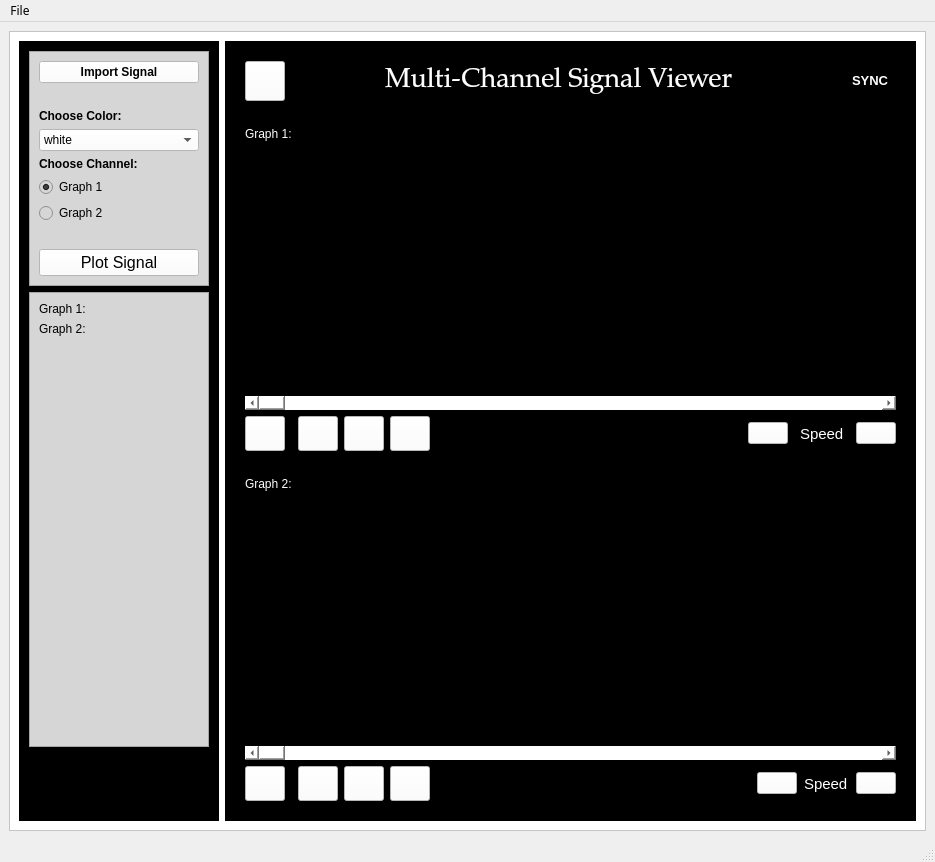
<?xml version="1.0" encoding="UTF-8"?>
<ui version="4.0">
 <class>MainWindow</class>
 <widget class="QMainWindow" name="MainWindow">
  <property name="geometry">
   <rect>
    <x>0</x>
    <y>0</y>
    <width>935</width>
    <height>862</height>
   </rect>
  </property>
  <property name="font">
   <font>
    <family>Mudir MT</family>
   </font>
  </property>
  <property name="windowTitle">
   <string>MainWindow</string>
  </property>
  <widget class="QWidget" name="centralwidget">
   <property name="sizePolicy">
    <sizepolicy hsizetype="Maximum" vsizetype="Maximum">
     <horstretch>0</horstretch>
     <verstretch>0</verstretch>
    </sizepolicy>
   </property>
   <layout class="QGridLayout" name="gridLayout">
    <item row="0" column="0">
     <widget class="QFrame" name="frame">
      <property name="styleSheet">
       <string notr="true">background-color: rgb(255, 255, 255);</string>
      </property>
      <property name="frameShape">
       <enum>QFrame::StyledPanel</enum>
      </property>
      <property name="frameShadow">
       <enum>QFrame::Raised</enum>
      </property>
      <layout class="QHBoxLayout" name="horizontalLayout">
       <item>
        <widget class="QFrame" name="files_frame">
         <property name="minimumSize">
          <size>
           <width>200</width>
           <height>0</height>
          </size>
         </property>
         <property name="maximumSize">
          <size>
           <width>200</width>
           <height>16777215</height>
          </size>
         </property>
         <property name="styleSheet">
          <string notr="true">background-color: rgb(0, 0, 74);
background-color: rgb(0, 0, 0);</string>
         </property>
         <property name="frameShape">
          <enum>QFrame::StyledPanel</enum>
         </property>
         <property name="frameShadow">
          <enum>QFrame::Raised</enum>
         </property>
         <layout class="QGridLayout" name="gridLayout_3">
          <item row="2" column="0" colspan="2">
           <widget class="QFrame" name="importFrame">
            <property name="sizePolicy">
             <sizepolicy hsizetype="Preferred" vsizetype="Fixed">
              <horstretch>0</horstretch>
              <verstretch>0</verstretch>
             </sizepolicy>
            </property>
            <property name="font">
             <font>
              <pointsize>11</pointsize>
             </font>
            </property>
            <property name="styleSheet">
             <string notr="true">background-color: rgb(214, 214, 214);</string>
            </property>
            <property name="frameShape">
             <enum>QFrame::StyledPanel</enum>
            </property>
            <property name="frameShadow">
             <enum>QFrame::Sunken</enum>
            </property>
            <layout class="QGridLayout" name="gridLayout_4">
             <item row="2" column="0" colspan="2">
              <widget class="QLabel" name="label_9">
               <property name="font">
                <font>
                 <pointsize>9</pointsize>
                 <weight>75</weight>
                 <bold>true</bold>
                </font>
               </property>
               <property name="text">
                <string>Choose Color:</string>
               </property>
              </widget>
             </item>
             <item row="9" column="0" colspan="2">
              <widget class="QPushButton" name="plotsignalButton">
               <property name="font">
                <font>
                 <pointsize>12</pointsize>
                 <weight>50</weight>
                 <bold>false</bold>
                </font>
               </property>
               <property name="styleSheet">
                <string notr="true">background-color: rgb(255, 255, 255);</string>
               </property>
               <property name="text">
                <string>Plot Signal</string>
               </property>
              </widget>
             </item>
             <item row="3" column="0" colspan="2">
              <widget class="QComboBox" name="comboBox_color">
               <property name="sizePolicy">
                <sizepolicy hsizetype="Expanding" vsizetype="Fixed">
                 <horstretch>0</horstretch>
                 <verstretch>0</verstretch>
                </sizepolicy>
               </property>
               <property name="font">
                <font>
                 <pointsize>9</pointsize>
                </font>
               </property>
               <property name="styleSheet">
                <string notr="true">background-color: rgb(255, 255, 255);
border-color: rgb(255, 255, 255);</string>
               </property>
               <property name="currentText">
                <string>white</string>
               </property>
               <property name="currentIndex">
                <number>0</number>
               </property>
               <item>
                <property name="text">
                 <string>white</string>
                </property>
               </item>
               <item>
                <property name="text">
                 <string>blue</string>
                </property>
               </item>
               <item>
                <property name="text">
                 <string>red</string>
                </property>
               </item>
               <item>
                <property name="text">
                 <string>yellow</string>
                </property>
               </item>
               <item>
                <property name="text">
                 <string>green</string>
                </property>
               </item>
               <item>
                <property name="text">
                 <string>purple</string>
                </property>
               </item>
              </widget>
             </item>
             <item row="5" column="0" colspan="2">
              <widget class="QLabel" name="label_10">
               <property name="font">
                <font>
                 <pointsize>9</pointsize>
                 <weight>75</weight>
                 <bold>true</bold>
                </font>
               </property>
               <property name="text">
                <string>Choose Channel:</string>
               </property>
              </widget>
             </item>
             <item row="0" column="0" colspan="2">
              <widget class="QPushButton" name="uploadButton">
               <property name="font">
                <font>
                 <pointsize>9</pointsize>
                 <weight>75</weight>
                 <bold>true</bold>
                </font>
               </property>
               <property name="styleSheet">
                <string notr="true">background-color: rgb(255, 255, 255);</string>
               </property>
               <property name="text">
                <string>Import Signal</string>
               </property>
               <property name="icon">
                <iconset resource="icons.qrc">
                 <normaloff>:/icons/folder.png</normaloff>:/icons/folder.png</iconset>
               </property>
               <property name="iconSize">
                <size>
                 <width>25</width>
                 <height>25</height>
                </size>
               </property>
              </widget>
             </item>
             <item row="6" column="0">
              <widget class="QRadioButton" name="radioButton1">
               <property name="font">
                <font>
                 <pointsize>9</pointsize>
                </font>
               </property>
               <property name="styleSheet">
                <string notr="true">
color: rgb(0, 0, 0);</string>
               </property>
               <property name="text">
                <string>Graph 1</string>
               </property>
               <property name="checked">
                <bool>true</bool>
               </property>
              </widget>
             </item>
             <item row="8" column="0" colspan="2">
              <spacer name="verticalSpacer">
               <property name="orientation">
                <enum>Qt::Vertical</enum>
               </property>
               <property name="sizeType">
                <enum>QSizePolicy::Fixed</enum>
               </property>
               <property name="sizeHint" stdset="0">
                <size>
                 <width>20</width>
                 <height>20</height>
                </size>
               </property>
              </spacer>
             </item>
             <item row="1" column="0" colspan="2">
              <widget class="QLabel" name="label_ImportedFileName">
               <property name="styleSheet">
                <string notr="true">color: rgb(0, 95, 184);</string>
               </property>
               <property name="text">
                <string/>
               </property>
              </widget>
             </item>
             <item row="7" column="0">
              <widget class="QRadioButton" name="radioButton2">
               <property name="font">
                <font>
                 <pointsize>9</pointsize>
                </font>
               </property>
               <property name="styleSheet">
                <string notr="true">color: rgb(0, 0, 0);</string>
               </property>
               <property name="text">
                <string>Graph 2</string>
               </property>
              </widget>
             </item>
            </layout>
           </widget>
          </item>
          <item row="3" column="0" colspan="2" alignment="Qt::AlignTop">
           <widget class="QFrame" name="ChannelFrame">
            <property name="sizePolicy">
             <sizepolicy hsizetype="Preferred" vsizetype="MinimumExpanding">
              <horstretch>0</horstretch>
              <verstretch>0</verstretch>
             </sizepolicy>
            </property>
            <property name="minimumSize">
             <size>
              <width>0</width>
              <height>455</height>
             </size>
            </property>
            <property name="styleSheet">
             <string notr="true">background-color: rgb(214, 214, 214);</string>
            </property>
            <property name="frameShape">
             <enum>QFrame::StyledPanel</enum>
            </property>
            <property name="frameShadow">
             <enum>QFrame::Raised</enum>
            </property>
            <layout class="QVBoxLayout" name="verticalLayout_2">
             <item alignment="Qt::AlignTop">
              <widget class="QLabel" name="label_5">
               <property name="font">
                <font>
                 <pointsize>9</pointsize>
                </font>
               </property>
               <property name="text">
                <string>Graph 1:</string>
               </property>
              </widget>
             </item>
             <item>
              <layout class="QVBoxLayout" name="layout1"/>
             </item>
             <item alignment="Qt::AlignTop">
              <widget class="QLabel" name="label_7">
               <property name="font">
                <font>
                 <pointsize>9</pointsize>
                </font>
               </property>
               <property name="text">
                <string>Graph 2:</string>
               </property>
              </widget>
             </item>
             <item>
              <layout class="QVBoxLayout" name="layout2"/>
             </item>
             <item>
              <spacer name="verticalSpacer_3">
               <property name="orientation">
                <enum>Qt::Vertical</enum>
               </property>
               <property name="sizeHint" stdset="0">
                <size>
                 <width>20</width>
                 <height>40</height>
                </size>
               </property>
              </spacer>
             </item>
            </layout>
           </widget>
          </item>
         </layout>
        </widget>
       </item>
       <item>
        <widget class="QFrame" name="Graphs_collector">
         <property name="styleSheet">
          <string notr="true">background-color: rgb(0, 0, 74);
background-color: rgb(0, 0, 0);</string>
         </property>
         <property name="frameShape">
          <enum>QFrame::StyledPanel</enum>
         </property>
         <property name="frameShadow">
          <enum>QFrame::Raised</enum>
         </property>
         <layout class="QGridLayout" name="gridLayout_2">
          <item row="3" column="0" colspan="6">
           <widget class="QFrame" name="Graph1">
            <property name="minimumSize">
             <size>
              <width>0</width>
              <height>200</height>
             </size>
            </property>
            <property name="styleSheet">
             <string notr="true">background-color:rgb(0, 0, 74);
background-color: rgb(0, 0, 0);</string>
            </property>
            <property name="frameShape">
             <enum>QFrame::StyledPanel</enum>
            </property>
            <property name="frameShadow">
             <enum>QFrame::Raised</enum>
            </property>
            <layout class="QGridLayout" name="gridLayout_5">
             <item row="0" column="0">
              <widget class="QLabel" name="label_8">
               <property name="styleSheet">
                <string notr="true">color: rgb(255, 255, 255);</string>
               </property>
               <property name="text">
                <string>Graph 1:</string>
               </property>
              </widget>
             </item>
             <item row="1" column="0" colspan="12">
              <widget class="PlotWidget" name="graphicsView"/>
             </item>
             <item row="3" column="3">
              <widget class="QPushButton" name="ZoomOutButton1">
               <property name="sizePolicy">
                <sizepolicy hsizetype="Fixed" vsizetype="Fixed">
                 <horstretch>0</horstretch>
                 <verstretch>0</verstretch>
                </sizepolicy>
               </property>
               <property name="minimumSize">
                <size>
                 <width>35</width>
                 <height>35</height>
                </size>
               </property>
               <property name="styleSheet">
                <string notr="true">background-color: rgb(255, 255, 255);</string>
               </property>
               <property name="text">
                <string/>
               </property>
               <property name="icon">
                <iconset resource="icons.qrc">
                 <normaloff>:/icons/magnifying-glass.png</normaloff>:/icons/magnifying-glass.png</iconset>
               </property>
               <property name="iconSize">
                <size>
                 <width>20</width>
                 <height>20</height>
                </size>
               </property>
              </widget>
             </item>
             <item row="3" column="1">
              <widget class="QPushButton" name="rewindButton1">
               <property name="sizePolicy">
                <sizepolicy hsizetype="Fixed" vsizetype="Fixed">
                 <horstretch>0</horstretch>
                 <verstretch>0</verstretch>
                </sizepolicy>
               </property>
               <property name="minimumSize">
                <size>
                 <width>35</width>
                 <height>35</height>
                </size>
               </property>
               <property name="font">
                <font>
                 <weight>75</weight>
                 <bold>true</bold>
                </font>
               </property>
               <property name="styleSheet">
                <string notr="true">
background-color: rgb(255, 255, 255);</string>
               </property>
               <property name="text">
                <string/>
               </property>
               <property name="icon">
                <iconset resource="icons.qrc">
                 <normaloff>:/icons/rewind.png</normaloff>:/icons/rewind.png</iconset>
               </property>
               <property name="iconSize">
                <size>
                 <width>20</width>
                 <height>20</height>
                </size>
               </property>
              </widget>
             </item>
             <item row="3" column="0">
              <widget class="QPushButton" name="PlayButton1">
               <property name="sizePolicy">
                <sizepolicy hsizetype="Fixed" vsizetype="Fixed">
                 <horstretch>0</horstretch>
                 <verstretch>0</verstretch>
                </sizepolicy>
               </property>
               <property name="minimumSize">
                <size>
                 <width>35</width>
                 <height>35</height>
                </size>
               </property>
               <property name="font">
                <font>
                 <weight>75</weight>
                 <bold>true</bold>
                </font>
               </property>
               <property name="styleSheet">
                <string notr="true">background-color: rgb(255, 255, 255);</string>
               </property>
               <property name="text">
                <string/>
               </property>
               <property name="icon">
                <iconset resource="icons.qrc">
                 <normaloff>:/icons/button.png</normaloff>:/icons/button.png</iconset>
               </property>
               <property name="iconSize">
                <size>
                 <width>20</width>
                 <height>20</height>
                </size>
               </property>
              </widget>
             </item>
             <item row="3" column="11">
              <widget class="QPushButton" name="speedUp1">
               <property name="sizePolicy">
                <sizepolicy hsizetype="Fixed" vsizetype="Fixed">
                 <horstretch>0</horstretch>
                 <verstretch>0</verstretch>
                </sizepolicy>
               </property>
               <property name="minimumSize">
                <size>
                 <width>40</width>
                 <height>0</height>
                </size>
               </property>
               <property name="styleSheet">
                <string notr="true">background-color: rgb(255, 255, 255);</string>
               </property>
               <property name="text">
                <string/>
               </property>
               <property name="icon">
                <iconset resource="icons.qrc">
                 <normaloff>:/icons/fast-forward.png</normaloff>:/icons/fast-forward.png</iconset>
               </property>
              </widget>
             </item>
             <item row="3" column="9">
              <widget class="QPushButton" name="speedDown1">
               <property name="sizePolicy">
                <sizepolicy hsizetype="Fixed" vsizetype="Fixed">
                 <horstretch>40</horstretch>
                 <verstretch>0</verstretch>
                </sizepolicy>
               </property>
               <property name="minimumSize">
                <size>
                 <width>40</width>
                 <height>0</height>
                </size>
               </property>
               <property name="styleSheet">
                <string notr="true">background-color: rgb(255, 255, 255);</string>
               </property>
               <property name="text">
                <string/>
               </property>
               <property name="icon">
                <iconset resource="icons.qrc">
                 <normaloff>:/icons/fast-backward.png</normaloff>:/icons/fast-backward.png</iconset>
               </property>
              </widget>
             </item>
             <item row="3" column="2">
              <widget class="QPushButton" name="ZoomInButton1">
               <property name="sizePolicy">
                <sizepolicy hsizetype="Fixed" vsizetype="Fixed">
                 <horstretch>0</horstretch>
                 <verstretch>0</verstretch>
                </sizepolicy>
               </property>
               <property name="minimumSize">
                <size>
                 <width>35</width>
                 <height>35</height>
                </size>
               </property>
               <property name="styleSheet">
                <string notr="true">background-color: rgb(255, 255, 255);</string>
               </property>
               <property name="text">
                <string/>
               </property>
               <property name="icon">
                <iconset resource="icons.qrc">
                 <normaloff>:/icons/zoom-in.png</normaloff>:/icons/zoom-in.png</iconset>
               </property>
               <property name="iconSize">
                <size>
                 <width>20</width>
                 <height>20</height>
                </size>
               </property>
              </widget>
             </item>
             <item row="3" column="4" colspan="5">
              <spacer name="horizontalSpacer">
               <property name="orientation">
                <enum>Qt::Horizontal</enum>
               </property>
               <property name="sizeHint" stdset="0">
                <size>
                 <width>40</width>
                 <height>20</height>
                </size>
               </property>
              </spacer>
             </item>
             <item row="3" column="10" alignment="Qt::AlignHCenter">
              <widget class="QLabel" name="label">
               <property name="font">
                <font>
                 <pointsize>11</pointsize>
                </font>
               </property>
               <property name="styleSheet">
                <string notr="true">color: rgb(255, 255, 255);</string>
               </property>
               <property name="text">
                <string>Speed</string>
               </property>
              </widget>
             </item>
             <item row="2" column="0" colspan="12">
              <widget class="QScrollBar" name="horizontalScrollBar">
               <property name="styleSheet">
                <string notr="true">background-color: rgb(255, 255, 255);</string>
               </property>
               <property name="maximum">
                <number>10000</number>
               </property>
               <property name="orientation">
                <enum>Qt::Horizontal</enum>
               </property>
              </widget>
             </item>
            </layout>
           </widget>
          </item>
          <item row="0" column="0" colspan="6">
           <widget class="QFrame" name="frame_4">
            <property name="sizePolicy">
             <sizepolicy hsizetype="Expanding" vsizetype="Minimum">
              <horstretch>0</horstretch>
              <verstretch>0</verstretch>
             </sizepolicy>
            </property>
            <property name="minimumSize">
             <size>
              <width>0</width>
              <height>10</height>
             </size>
            </property>
            <property name="frameShape">
             <enum>QFrame::StyledPanel</enum>
            </property>
            <property name="frameShadow">
             <enum>QFrame::Raised</enum>
            </property>
            <layout class="QHBoxLayout" name="horizontalLayout_2">
             <item>
              <widget class="QPushButton" name="exportButton">
               <property name="sizePolicy">
                <sizepolicy hsizetype="Fixed" vsizetype="Fixed">
                 <horstretch>0</horstretch>
                 <verstretch>0</verstretch>
                </sizepolicy>
               </property>
               <property name="minimumSize">
                <size>
                 <width>40</width>
                 <height>40</height>
                </size>
               </property>
               <property name="font">
                <font>
                 <weight>75</weight>
                 <bold>true</bold>
                </font>
               </property>
               <property name="layoutDirection">
                <enum>Qt::LeftToRight</enum>
               </property>
               <property name="styleSheet">
                <string notr="true">background-color: rgb(255, 255, 255);</string>
               </property>
               <property name="text">
                <string/>
               </property>
               <property name="icon">
                <iconset resource="icons.qrc">
                 <normaloff>:/icons/snapshot.png</normaloff>:/icons/snapshot.png</iconset>
               </property>
               <property name="iconSize">
                <size>
                 <width>22</width>
                 <height>22</height>
                </size>
               </property>
              </widget>
             </item>
             <item>
              <spacer name="horizontalSpacer_4">
               <property name="orientation">
                <enum>Qt::Horizontal</enum>
               </property>
               <property name="sizeHint" stdset="0">
                <size>
                 <width>40</width>
                 <height>20</height>
                </size>
               </property>
              </spacer>
             </item>
             <item>
              <widget class="QLabel" name="label_3">
               <property name="font">
                <font>
                 <family>Palatino Linotype</family>
                 <pointsize>20</pointsize>
                 <weight>50</weight>
                 <italic>false</italic>
                 <bold>false</bold>
                </font>
               </property>
               <property name="styleSheet">
                <string notr="true">color: rgb(255, 255, 255);
font: 20pt &quot;Palatino Linotype&quot;;</string>
               </property>
               <property name="text">
                <string>Multi-Channel Signal Viewer</string>
               </property>
              </widget>
             </item>
             <item>
              <spacer name="horizontalSpacer_3">
               <property name="orientation">
                <enum>Qt::Horizontal</enum>
               </property>
               <property name="sizeHint" stdset="0">
                <size>
                 <width>40</width>
                 <height>20</height>
                </size>
               </property>
              </spacer>
             </item>
             <item>
              <widget class="QCheckBox" name="syncCheckBox">
               <property name="sizePolicy">
                <sizepolicy hsizetype="Fixed" vsizetype="Fixed">
                 <horstretch>0</horstretch>
                 <verstretch>40</verstretch>
                </sizepolicy>
               </property>
               <property name="font">
                <font>
                 <pointsize>10</pointsize>
                 <weight>75</weight>
                 <bold>true</bold>
                </font>
               </property>
               <property name="styleSheet">
                <string notr="true">color: rgb(255, 255, 255);</string>
               </property>
               <property name="text">
                <string>SYNC</string>
               </property>
              </widget>
             </item>
            </layout>
           </widget>
          </item>
          <item row="4" column="0" colspan="6">
           <widget class="QFrame" name="Graph2">
            <property name="minimumSize">
             <size>
              <width>0</width>
              <height>200</height>
             </size>
            </property>
            <property name="styleSheet">
             <string notr="true">background-color: rgb(0, 0, 74);
background-color: rgb(0, 0, 0);</string>
            </property>
            <property name="frameShape">
             <enum>QFrame::StyledPanel</enum>
            </property>
            <property name="frameShadow">
             <enum>QFrame::Raised</enum>
            </property>
            <layout class="QGridLayout" name="gridLayout_6">
             <item row="3" column="1">
              <widget class="QPushButton" name="rewindButton2">
               <property name="sizePolicy">
                <sizepolicy hsizetype="Fixed" vsizetype="Fixed">
                 <horstretch>0</horstretch>
                 <verstretch>0</verstretch>
                </sizepolicy>
               </property>
               <property name="minimumSize">
                <size>
                 <width>35</width>
                 <height>35</height>
                </size>
               </property>
               <property name="font">
                <font>
                 <weight>75</weight>
                 <bold>true</bold>
                </font>
               </property>
               <property name="styleSheet">
                <string notr="true">
background-color: rgb(255, 255, 255);</string>
               </property>
               <property name="text">
                <string/>
               </property>
               <property name="icon">
                <iconset resource="icons.qrc">
                 <normaloff>:/icons/rewind.png</normaloff>:/icons/rewind.png</iconset>
               </property>
               <property name="iconSize">
                <size>
                 <width>20</width>
                 <height>20</height>
                </size>
               </property>
              </widget>
             </item>
             <item row="3" column="10">
              <widget class="QPushButton" name="speedDown2">
               <property name="sizePolicy">
                <sizepolicy hsizetype="Fixed" vsizetype="Fixed">
                 <horstretch>0</horstretch>
                 <verstretch>0</verstretch>
                </sizepolicy>
               </property>
               <property name="minimumSize">
                <size>
                 <width>40</width>
                 <height>0</height>
                </size>
               </property>
               <property name="styleSheet">
                <string notr="true">background-color: rgb(255, 255, 255);</string>
               </property>
               <property name="text">
                <string/>
               </property>
               <property name="icon">
                <iconset resource="icons.qrc">
                 <normaloff>:/icons/fast-backward.png</normaloff>:/icons/fast-backward.png</iconset>
               </property>
              </widget>
             </item>
             <item row="3" column="4" colspan="6">
              <spacer name="horizontalSpacer_2">
               <property name="orientation">
                <enum>Qt::Horizontal</enum>
               </property>
               <property name="sizeHint" stdset="0">
                <size>
                 <width>40</width>
                 <height>20</height>
                </size>
               </property>
              </spacer>
             </item>
             <item row="1" column="0" colspan="13">
              <widget class="PlotWidget" name="graphicsView_2"/>
             </item>
             <item row="3" column="2">
              <widget class="QPushButton" name="ZoomInButton2">
               <property name="sizePolicy">
                <sizepolicy hsizetype="Fixed" vsizetype="Fixed">
                 <horstretch>0</horstretch>
                 <verstretch>0</verstretch>
                </sizepolicy>
               </property>
               <property name="minimumSize">
                <size>
                 <width>35</width>
                 <height>35</height>
                </size>
               </property>
               <property name="styleSheet">
                <string notr="true">background-color: rgb(255, 255, 255);</string>
               </property>
               <property name="text">
                <string/>
               </property>
               <property name="icon">
                <iconset resource="icons.qrc">
                 <normaloff>:/icons/zoom-in.png</normaloff>:/icons/zoom-in.png</iconset>
               </property>
               <property name="iconSize">
                <size>
                 <width>20</width>
                 <height>20</height>
                </size>
               </property>
              </widget>
             </item>
             <item row="3" column="11" alignment="Qt::AlignHCenter">
              <widget class="QLabel" name="label_2">
               <property name="font">
                <font>
                 <pointsize>11</pointsize>
                </font>
               </property>
               <property name="styleSheet">
                <string notr="true">color: rgb(255, 255, 255);</string>
               </property>
               <property name="text">
                <string>Speed</string>
               </property>
              </widget>
             </item>
             <item row="3" column="0">
              <widget class="QPushButton" name="PlayButton2">
               <property name="sizePolicy">
                <sizepolicy hsizetype="Fixed" vsizetype="Fixed">
                 <horstretch>35</horstretch>
                 <verstretch>35</verstretch>
                </sizepolicy>
               </property>
               <property name="minimumSize">
                <size>
                 <width>35</width>
                 <height>35</height>
                </size>
               </property>
               <property name="font">
                <font>
                 <weight>75</weight>
                 <bold>true</bold>
                </font>
               </property>
               <property name="styleSheet">
                <string notr="true">background-color: rgb(255, 255, 255);</string>
               </property>
               <property name="text">
                <string/>
               </property>
               <property name="icon">
                <iconset resource="icons.qrc">
                 <normaloff>:/icons/button.png</normaloff>:/icons/button.png</iconset>
               </property>
               <property name="iconSize">
                <size>
                 <width>20</width>
                 <height>20</height>
                </size>
               </property>
              </widget>
             </item>
             <item row="3" column="3">
              <widget class="QPushButton" name="ZoomOutButton2">
               <property name="sizePolicy">
                <sizepolicy hsizetype="Fixed" vsizetype="Fixed">
                 <horstretch>0</horstretch>
                 <verstretch>0</verstretch>
                </sizepolicy>
               </property>
               <property name="minimumSize">
                <size>
                 <width>35</width>
                 <height>35</height>
                </size>
               </property>
               <property name="styleSheet">
                <string notr="true">background-color: rgb(255, 255, 255);</string>
               </property>
               <property name="text">
                <string/>
               </property>
               <property name="icon">
                <iconset resource="icons.qrc">
                 <normaloff>:/icons/magnifying-glass.png</normaloff>:/icons/magnifying-glass.png</iconset>
               </property>
               <property name="iconSize">
                <size>
                 <width>20</width>
                 <height>20</height>
                </size>
               </property>
              </widget>
             </item>
             <item row="2" column="0" colspan="13">
              <widget class="QScrollBar" name="horizontalScrollBar_2">
               <property name="styleSheet">
                <string notr="true">background-color: rgb(255, 255, 255);</string>
               </property>
               <property name="maximum">
                <number>10000</number>
               </property>
               <property name="orientation">
                <enum>Qt::Horizontal</enum>
               </property>
              </widget>
             </item>
             <item row="3" column="12">
              <widget class="QPushButton" name="speedUp2">
               <property name="sizePolicy">
                <sizepolicy hsizetype="Fixed" vsizetype="Fixed">
                 <horstretch>0</horstretch>
                 <verstretch>0</verstretch>
                </sizepolicy>
               </property>
               <property name="minimumSize">
                <size>
                 <width>40</width>
                 <height>0</height>
                </size>
               </property>
               <property name="styleSheet">
                <string notr="true">background-color: rgb(255, 255, 255);</string>
               </property>
               <property name="text">
                <string/>
               </property>
               <property name="icon">
                <iconset resource="icons.qrc">
                 <normaloff>:/icons/fast-forward.png</normaloff>:/icons/fast-forward.png</iconset>
               </property>
              </widget>
             </item>
             <item row="0" column="0">
              <widget class="QLabel" name="label_6">
               <property name="styleSheet">
                <string notr="true">color: rgb(255, 255, 255);</string>
               </property>
               <property name="text">
                <string>Graph 2:</string>
               </property>
              </widget>
             </item>
            </layout>
           </widget>
          </item>
         </layout>
        </widget>
       </item>
      </layout>
     </widget>
    </item>
   </layout>
  </widget>
  <widget class="QMenuBar" name="menubar">
   <property name="geometry">
    <rect>
     <x>0</x>
     <y>0</y>
     <width>935</width>
     <height>24</height>
    </rect>
   </property>
   <widget class="QMenu" name="menuFirle">
    <property name="title">
     <string>File</string>
    </property>
   </widget>
   <addaction name="menuFirle"/>
  </widget>
  <widget class="QStatusBar" name="statusbar"/>
 </widget>
 <customwidgets>
  <customwidget>
   <class>PlotWidget</class>
   <extends>QGraphicsView</extends>
   <header location="global">pyqtgraph</header>
  </customwidget>
 </customwidgets>
 <resources>
  <include location="icons.qrc"/>
 </resources>
 <connections/>
</ui>
